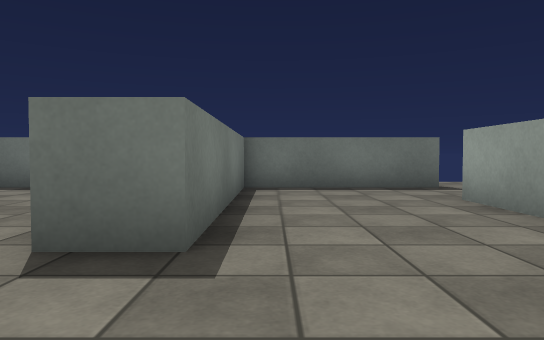
[1] (above)

18 first-person views from a walk through a 3-D level made in the Unity game engine. The camera is 0.62 m above the floor, tilts 2° down and sees 70° across. The floor is counted in squares, 1 m on a side. Each view is taken from the middle of a square. On the plan, view 1 faces up. The plan holds only what a view shows up to about 10 squares ahead; the rest is blank. Surface patterns are stand-ins for the level's own textures.

[2]
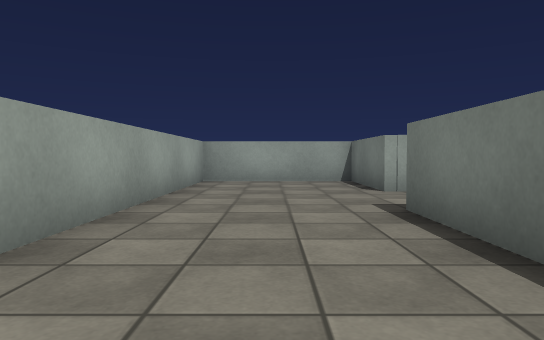

[3]
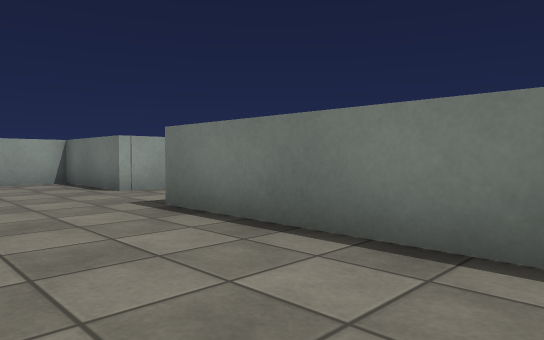

[4]
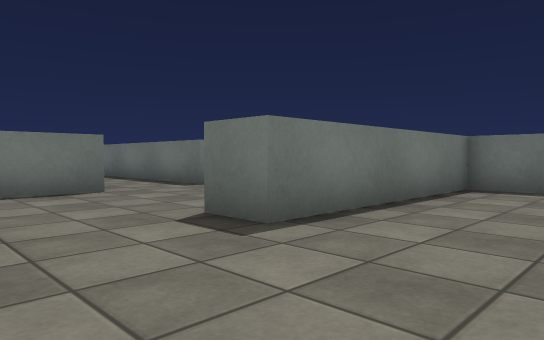

[5]
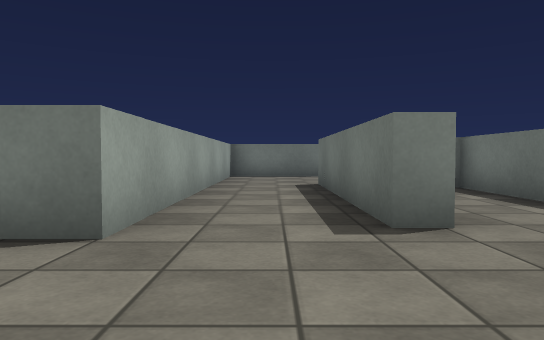

[6]
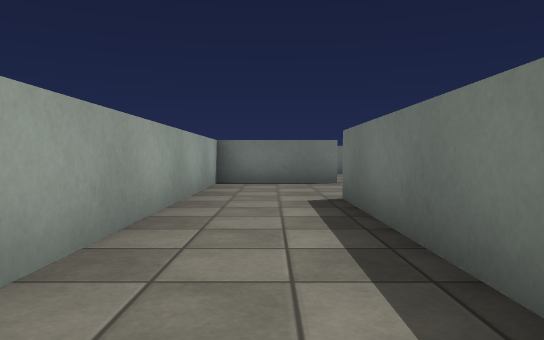

[7]
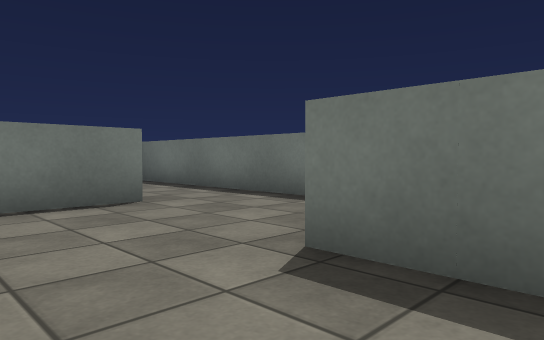

[8]
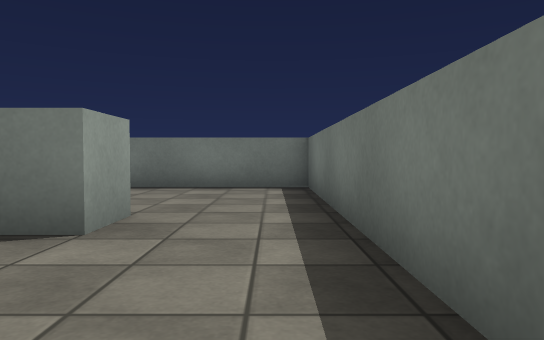

[9]
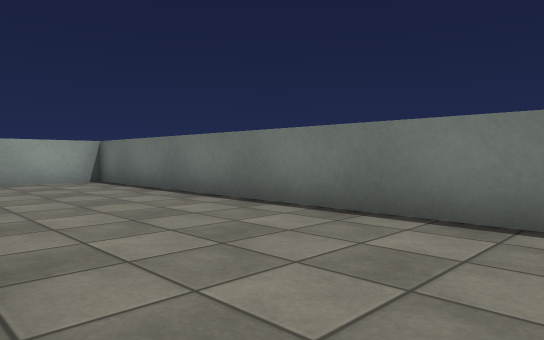

[10]
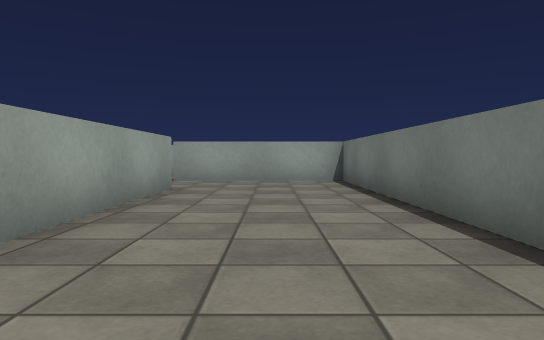

[11]
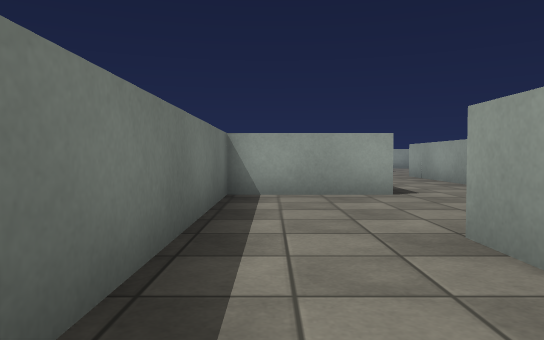

[12]
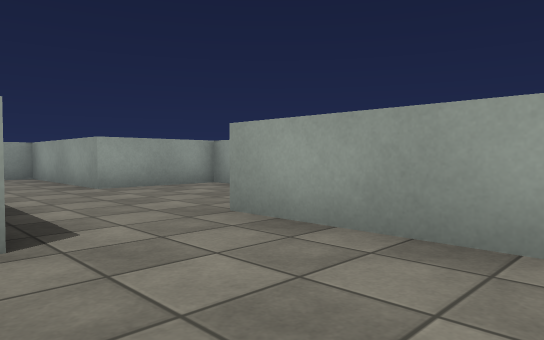

[13]
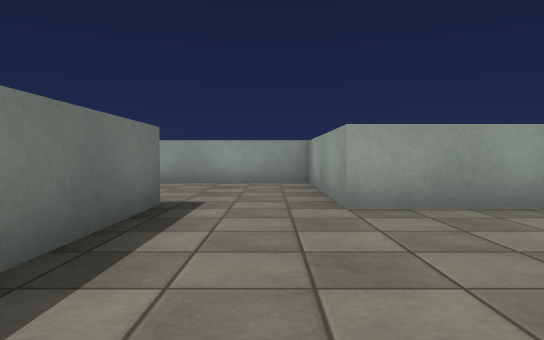

[14]
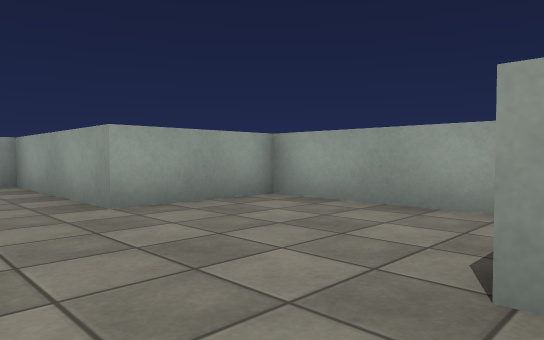

[15]
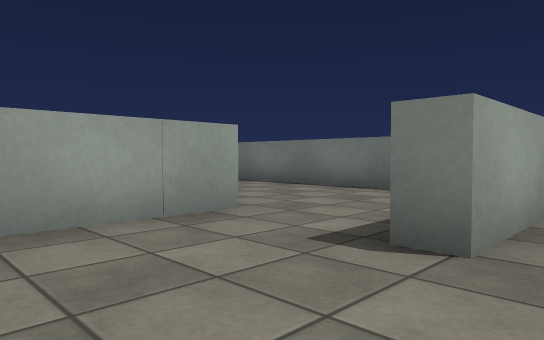

[16]
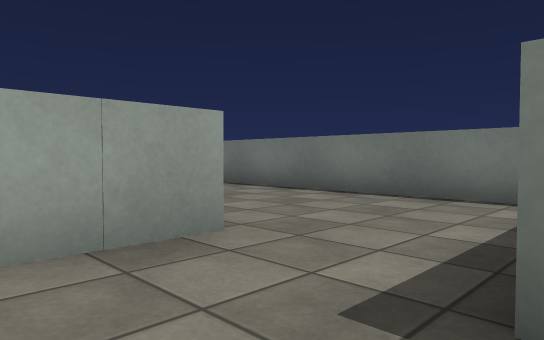

[17]
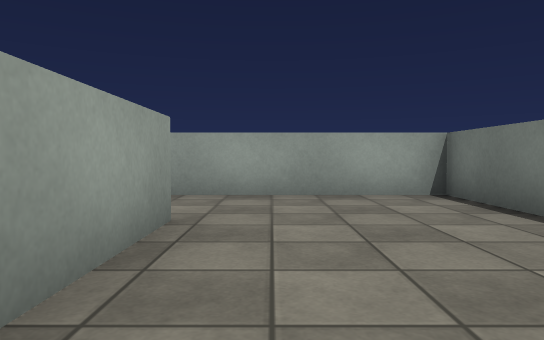

[18]
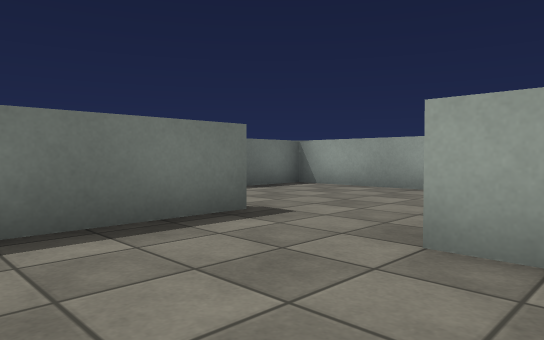

### Floor plan
Points are (right, up) in squares from view 1. A wall is a line through its corners. A room is listed if a view was taken in it or the views show most of it. See-through windows are left out.
Room 1 (views 1, 2, 3, 4)
walls: (-2, 0.1) (-1, 0.1) (-1, -2.8) (2.7, -2.8) (2.7, 5.6); (2.4, 7.7) (-0.6, 7.7) (-0.6, 2.5) (-1.6, 2.5)
ways out: opening at (-1, 1.5) to room 2; opening at (3, 6.5)
Room 2 (views 5, 6, 7, 8, 9)
walls: (-5.3, 5.6) (-5.3, 5) (-10.7, 5) (-10.7, 7.7) (-15.6, 7.7); (-7.2, 7.7) (-9.8, 7.7); (-4.8, 7.7) (-5.5, 7.7); (-15.1, 5.5) (-14, 5.5) (-14, 2.7) (-4.9, 2.7) (-4.9, 1.1)
ways out: opening at (-1, 1.5) to room 1; opening at (-14.5, 6.5) to room 3
Room 3 (views 10, 11, 12)
walls: (-15, -0.6) (-15, 4.2); (-15.6, 7.7) (-18.8, 7.7) (-18.8, -2.8) (-15.5, -2.8)
ways out: opening at (-14.5, 6.5) to room 2; opening at (-15, -1.5) to room 4
Room 4 (views 13, 14, 15, 16, 18)
walls: (-15.5, -2.8) (-14.5, -2.8) (-14.5, -3.4); (-15.1, -5.6) (-10.4, -5.6) (-10.4, -2.8); (-9.9, -0.6) (-13, -0.6)
ways out: opening at (-15, -1.5) to room 3; opening at (-15, -4.5) to room 5; opening at (-10, -1.5) to room 6
Room 5 (view 17)
walls: (-15, -8.8) (-15, -6.4); (-18.8, -4.2) (-18.8, -11.2) (-15.6, -11.2)
ways out: opening at (-15, -4.5) to room 4; opening at (-14.5, -10)
Room 6 (no view inside)
walls: (-10.4, -2.8) (-5.9, -2.8) (-5.9, 2.2) (-7.6, 2.2)
ways out: opening at (-10, -1.5) to room 4

Positions as (right, up) in squares from view 1, and headings:
1: (0, 0), facing up
2: (1, 7), facing down
3: (2, 7), facing down-left
4: (2, 0), facing up-left
5: (-2, 4), facing left
6: (-5, 4), facing left
7: (-9, 3), facing up-left
8: (-11, 7), facing left
9: (-15, 7), facing down-left
10: (-17, 7), facing down
11: (-17, 7), facing right
12: (-18, 0), facing down-right
13: (-15, -2), facing right
14: (-15, -1), facing down-right
15: (-12, -2), facing down-left
16: (-13, -3), facing down-left
17: (-16, -5), facing down
18: (-13, -4), facing up-right
